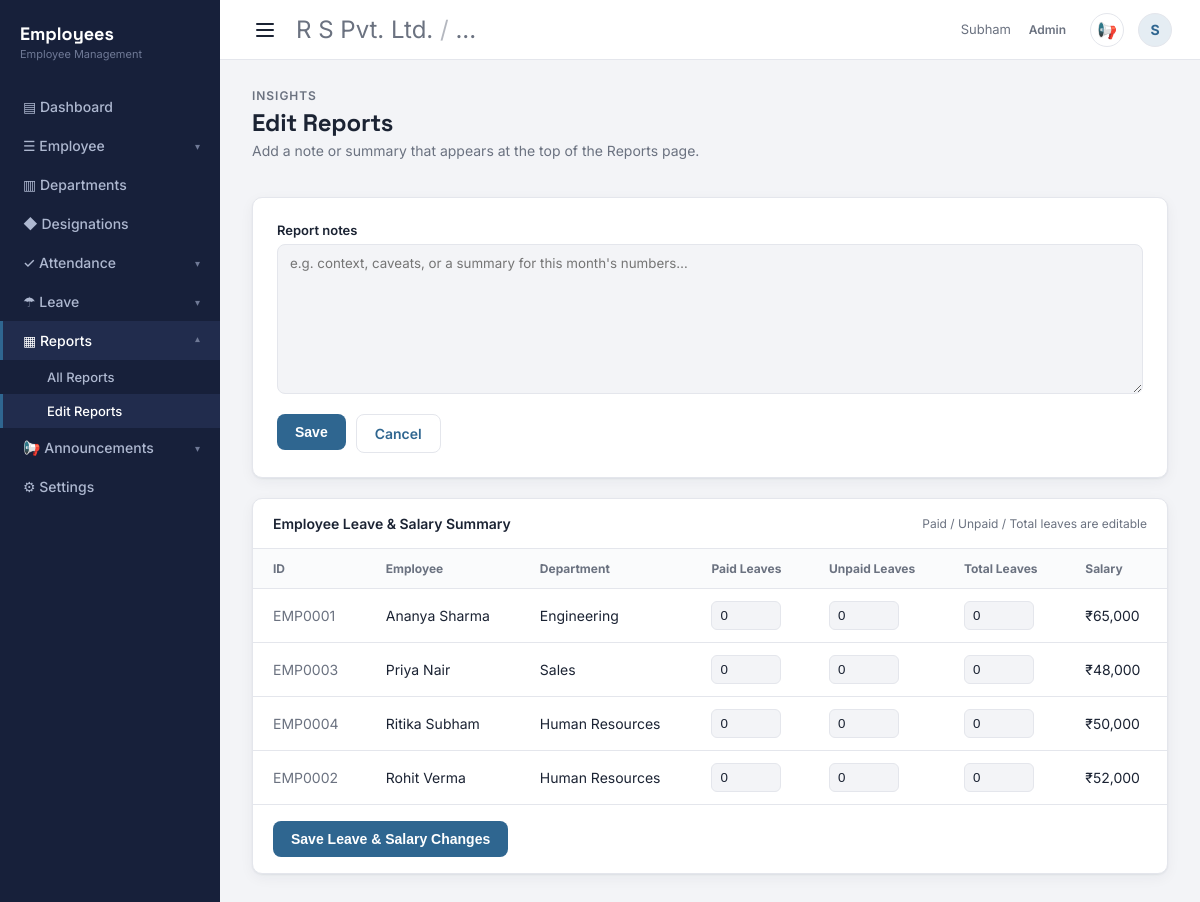
/reports/edit (signed in), run on an earlier commit of the app's database.
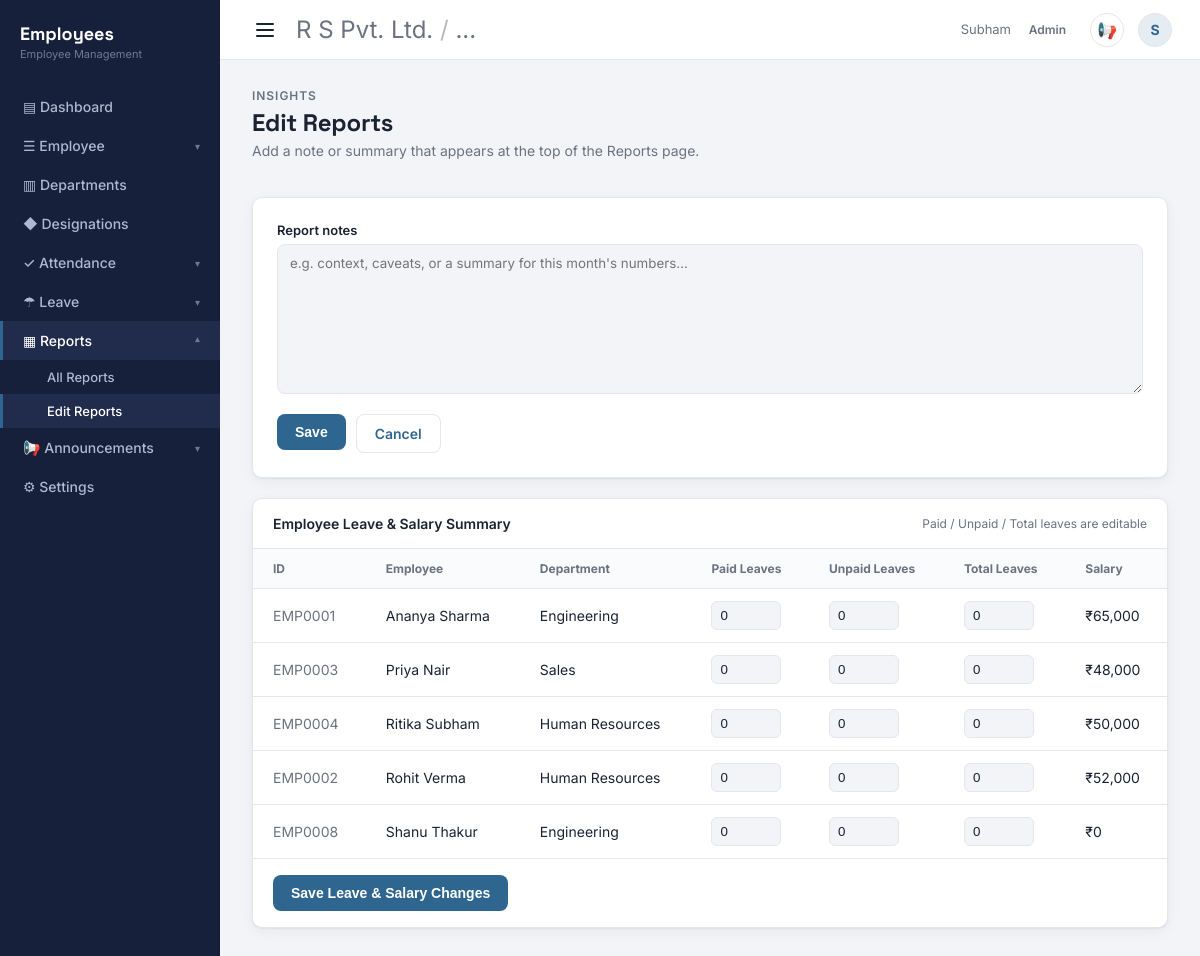
And on a later commit of the database.
### tables this page shows
CREATE TABLE employees (
    id INTEGER PRIMARY KEY AUTOINCREMENT,
    registration_no TEXT UNIQUE,
    name TEXT NOT NULL,
    email TEXT NOT NULL,
    phone TEXT,
    department TEXT NOT NULL,
    role TEXT NOT NULL,
    status TEXT NOT NULL DEFAULT 'Active',
    salary REAL,
    experience_years REAL,
    join_date TEXT NOT NULL,
    paid_leaves_override INTEGER,
    unpaid_leaves_override INTEGER,
    total_leaves_override INTEGER
);

### app.py (the view, shortened to what this page needs)
@app.route("/reports/edit", methods=["GET", "POST"])
@login_required
@roles_required("Admin")
def edit_reports():
    db = get_db()
    row = db.execute("SELECT notes, updated_by, updated_at FROM report_settings WHERE id = 1").fetchone()
    employees = db.execute(
        "SELECT id, registration_no, name, department, salary, "
        "paid_leaves_override, unpaid_leaves_override, total_leaves_override "
        "FROM employees ORDER BY name"
    ).fetchall()
    leave_rows = db.execute(
        "SELECT employee_id, leave_type, "
        "SUM(julianday(end_date) - julianday(start_date) + 1) as days "
        "FROM leaves WHERE status = 'Approved' GROUP BY employee_id, leave_type"
    ).fetchall()
    leave_totals = {}
    employee_reports = []
    for emp in employees:
        totals = leave_totals.get(emp["id"], {"paid": 0, "unpaid": 0})
        computed_paid = int(totals["paid"])
        computed_unpaid = int(totals["unpaid"])
        paid_days = emp["paid_leaves_override"] if emp["paid_leaves_override"] is not None else computed_paid
        unpaid_days = emp["unpaid_leaves_override"] if emp["unpaid_leaves_override"] is not None else computed_unpaid
        total_days = emp["total_leaves_override"] if emp["total_leaves_override"] is not None else (paid_days + unpaid_days)
        employee_reports.append({
            "id": emp["id"],
            "registration_no": emp["registration_no"],
            "name": emp["name"],
            "department": emp["department"],
            "paid_leaves": paid_days,
            "unpaid_leaves": unpaid_days,
            "total_leaves": total_days,
            "salary": emp["salary"] or 0,
        })
    return render_template(
        "edit_reports.html",
        notes=row["notes"] if row else "",
        updated_by=row["updated_by"] if row else None,
        updated_at=row["updated_at"] if row else None,
        employee_reports=employee_reports,
    )

### app.py (called while the page is built)
def login_required(view):
    @wraps(view)
    def wrapped(*args, **kwargs):
        if not session.get("logged_in"):
            return redirect(url_for("login"))
        return view(*args, **kwargs)
    return wrapped

def roles_required(*allowed_roles):
    def decorator(view):
        @wraps(view)
        def wrapped(*args, **kwargs):
            if not session.get("logged_in"):
                return redirect(url_for("login"))
            if session.get("role") not in allowed_roles:
                flash("You don't have permission to access that page.")
                return redirect(url_for("dashboard"))
            return view(*args, **kwargs)
        return wrapped
    return decorator

def get_db():
    if "db" not in g:
        g.db = db_compat.connect(DB_PATH)
        g.db.execute("PRAGMA foreign_keys = ON")
    return g.db

### db_compat.py (called while the page is built)
    def connect(sqlite_path):
        conn = sqlite3.connect(sqlite_path)
        conn.row_factory = sqlite3.Row
        return conn

### templates/edit_reports.html (shortened to what this page needs)
{% extends "base.html" %}
{% block content %}
<div class="page-head">
  <div>
    <div class="eyebrow">Insights</div>
    <h1>Edit Reports</h1>
    <p class="sub">Add a note or summary that appears at the top of the Reports page.</p>
  </div>
</div>
<form method="post" action="{{ url_for('edit_reports') }}" class="card form-card form-card--wide">
  <div class="field">
    <label for="notes">Report notes</label>
    <textarea id="notes" name="notes" rows="8" placeholder="e.g. context, caveats, or a summary for this month's numbers…" style="width: 100%; resize: vertical; font-family: inherit; padding: 10px 12px; border-radius: 8px; border: 1px solid var(--border); background: var(--bg); color: var(--text);">{{ notes }}</textarea>
  </div>
  <div style="display: flex; gap: 10px;">
    <button type="submit" class="btn btn-primary" style="align-self: flex-start;">Save</button>
    <a href="{{ url_for('reports') }}" class="btn btn-ghost">Cancel</a>
  </div>
</form>
<form method="post" action="{{ url_for('edit_reports') }}" class="card" style="padding: 0; margin-top: 20px;">
  <div style="padding: 16px 20px; border-bottom: 1px solid var(--border); display: flex; align-items: center; justify-content: space-between; gap: 12px;">
    <div style="font-weight: 600; font-size: 14px;">Employee Leave &amp; Salary Summary</div>
    <span style="color: var(--text-muted); font-size: 12px;">Paid / Unpaid / Total leaves are editable</span>
  </div>
  <table>
    <thead>
      <tr>
        <th>ID</th>
        <th>Employee</th>
        <th>Department</th>
        <th>Paid Leaves</th>
        <th>Unpaid Leaves</th>
        <th>Total Leaves</th>
        <th>Salary</th>
      </tr>
    </thead>
    <tbody>
      {% for emp in employee_reports %}
      <tr>
        <td style="color: var(--text-muted);">
          {{ emp.registration_no or emp.id }}
        </td>
        <td>{{ emp.name }}</td>
        <td>{{ emp.department }}</td>
        <td>
          <input
            type="number"
            min="0"
            name="paid_{{ emp.id }}"
            value="{{ emp.paid_leaves }}"
            style="width: 70px; padding: 6px 8px; border-radius: 6px; border: 1px solid var(--border); background: var(--bg); color: var(--text);"
          />
        </td>
        <td>
          <input
            type="number"
            min="0"
            name="unpaid_{{ emp.id }}"
            value="{{ emp.unpaid_leaves }}"
            style="width: 70px; padding: 6px 8px; border-radius: 6px; border: 1px solid var(--border); background: var(--bg); color: var(--text);"
          />
        </td>
        <td>
          <input
            type="number"
            min="0"
            name="total_{{ emp.id }}"
            value="{{ emp.total_leaves }}"
            style="width: 70px; padding: 6px 8px; border-radius: 6px; border: 1px solid var(--border); background: var(--bg); color: var(--text);"
          />
        </td>
        <td>₹{{ "{:,.0f}".format(emp.salary) }}</td>
      </tr>
      {% else %}
      <tr>
        <td colspan="7" style="color: var(--text-muted);">No employees yet.</td>
      </tr>
      {% endfor %}
    </tbody>
  </table>
  {% if employee_reports %}
  <div style="padding: 16px 20px; border-top: 1px solid var(--border);">
    <button type="submit" class="btn btn-primary">Save Leave &amp; Salary Changes</button>
  </div>
  {% endif %}
</form>
{% endblock %}

What changed in the data, as far as the page shows it:
added employees: registration_no "EMP0008", name "Shanu Thakur", department "Engineering", paid_leaves "0", unpaid_leaves "0", total_leaves "0", salary "0"
